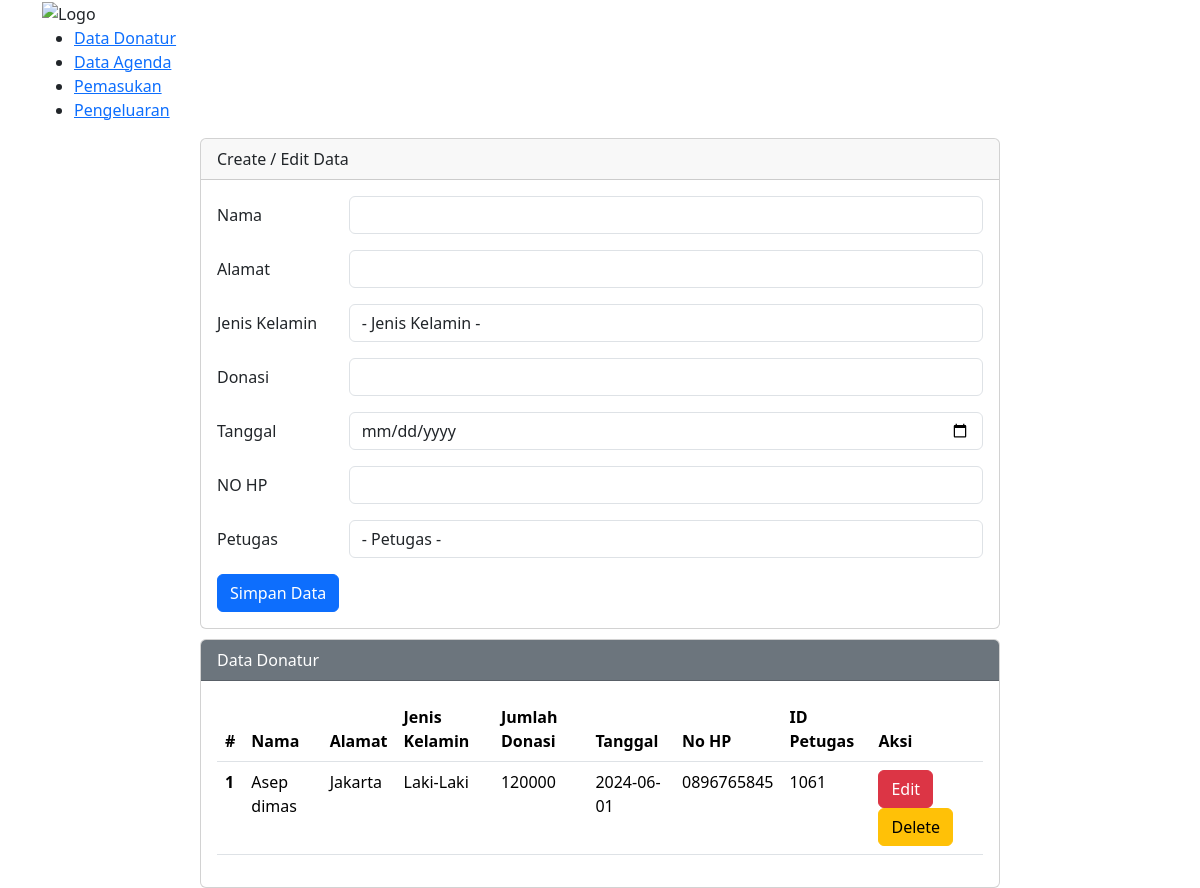
The app's page /DataDonatur.php with its own data.
### tables this page shows
CREATE TABLE `donatur` (
  `id_donatur` int(5) NOT NULL,
  `nama_donatur` varchar(50) NOT NULL,
  `alamat_donatur` varchar(100) NOT NULL,
  `jumlah_donasi` int(20) NOT NULL,
  `tanggal_donasi` date DEFAULT NULL,
  `no_hp_donatur` varchar(13) NOT NULL,
  `jenis_kelamin` enum('Perempuan','Laki-Laki') DEFAULT NULL,
  `id_petugas` int(5) DEFAULT NULL
);

### DataDonatur.php (the view, shortened to what this page needs)
<?php
include 'config.php';
$nama = "";
$alamat = "";
$jumlah_donasi = '';
$tanggal = "";
$nohp = "";
?>
<!DOCTYPE html>
<html lang="en">
<head>
    <link href="https://cdn.jsdelivr.net/npm/bootstrap@5.3.3/dist/css/bootstrap.min.css" rel="stylesheet"
>
</head>
<body>
<nav>
        <div class="container">
            <img src="images/logo.png" alt="Logo" class="logo">
            <ul class="nav-links">
                <li><a href="DataDonatur.php">Data Donatur</a></li>
                <li><a href="DataAgenda.php">Data Agenda</a></li>
                <li><a href="Pemasukan.php">Pemasukan</a></li>
                <li><a href="pengeluaran.php">Pengeluaran</a></li>
            </ul>
        </div>
    </nav>
    <div class="mx-auto">
        <div class="card">
            <div class="card-header">
                Create / Edit Data
            </div>
            <div class="card-body">
                <form action="" method="POST">
                    <div class="mb-3 row">
                        <label for="nama" class="col-sm-2 col-form-label">Nama</label>
                        <div class="col-sm-10">
                            <input type="text" class="form-control" name="nama" id="nama" value="<?php echo $nama ?>">
                        </div>
                    </div>
                    <div class="mb-3 row">
                        <label for="alamat" class="col-sm-2 col-form-label">Alamat</label>
                        <div class="col-sm-10">
                            <input type="text" class="form-control" name="alamat" id="alamat" value="<?php echo $alamat ?>">
                        </div>
                    </div>
                    <div class="mb-3 row">
                        <label for="JK" class="col-sm-2 col-form-label">Jenis Kelamin</label>
                        <div class="col-sm-10">
                            <select class="form-control" name="JK" id="JK">
                                <option value="">- Jenis Kelamin -</option>
                            </select>
                        </div>
                    </div>
                    <div class="mb-3 row">
                        <label for="jumlah_donasi" class="col-sm-2 col-form-label">Donasi</label>
                        <div class="col-sm-10">
                            <input type="number" class="form-control" name="jumlah_donasi" id="jumlah_donasi" value="<?php echo $jumlah_donasi ?>">
                        </div>
                    </div>
                    <div class="mb-3 row">
                        <label for="tanggal" class="col-sm-2 col-form-label">Tanggal</label>
                        <div class="col-sm-10">
                            <input type="date" class="form-control" name="tanggal" id="tanggal" value="<?php echo $tanggal ?>">
                        </div>
                    </div>
                    <div class="mb-3 row">
                        <label for="nohp" class="col-sm-2 col-form-label">NO HP</label>
                        <div class="col-sm-10">
                            <input type="number" class="form-control" name="nohp" id="nohp" value="<?php echo $nohp ?>">
                        </div>
                    </div>
                    <div class="mb-3 row">
                        <label for="id_p" class="col-sm-2 col-form-label">Petugas</label>
                        <div class="col-sm-10">
                            <select class="form-control" name="id_p" id="id_p">
                                <option value="">- Petugas -</option>
                            </select>
                        </div>
                    </div>
                    <div class="col-12">
                        <input type="submit" name="simpan" value="Simpan Data" class="btn btn-primary" />
                    </div>
                </form>
            </div>
        </div>
        <div class="card">
            <div class="card-header text-white bg-secondary">
                Data Donatur
            </div>
            <div class="card-body">
                <table class="table">
                    <thead>
                        <tr>
                            <th scope="col">#</th>
                            <th scope="col">Nama</th>
                            <th scope="col">Alamat</th>
                            <th scope="col">Jenis Kelamin</th>
                            <th scope="col">Jumlah Donasi</th>
                            <th scope="col">Tanggal</th>
                            <th scope="col">No HP</th>
                            <th scope="col">ID Petugas</th>
                            <th scope="col">Aksi</th>
                        </tr>
                    </thead>
                    <tbody>
                        <?php
                        $sql2 = "SELECT * FROM donatur ORDER BY id_donatur DESC";
                        $q2 = mysqli_query($koneksi, $sql2);
                        $urut = 1;
                        while ($r2 = mysqli_fetch_array($q2)) {
                            $id = $r2['id_donatur'];
                            $nama = $r2['nama_donatur'];
                            $alamat = $r2['alamat_donatur'];
                            $jk = $r2['jenis_kelamin'];
                            $jumlah_donasi = $r2['jumlah_donasi'];
                            $tanggal = $r2['tanggal_donasi'];
                            $nohp = $r2['no_hp_donatur'];
                            $id_p = $r2['id_petugas'];
                        ?>
                            <tr>
                                <th scope="row"><?php echo $urut++ ?></th>
                                <td><?php echo $nama ?></td>
                                <td><?php echo $alamat ?></td>
                                <td><?php echo $jk ?></td>
                                <td><?php echo $jumlah_donasi ?></td>
                                <td><?php echo $tanggal ?></td>
                                <td><?php echo $nohp ?></td>
                                <td><?php echo $id_p ?></td>
                                <td>
                                    <a href="datadonatur.php?op=edit&id=<?php echo $id ?>"><button type="button" class="btn btn-danger">Edit</button></a>
                                    <a href="datadonatur.php?op=delete&id=<?php echo $id ?>" onclick="return confirm('Apakah Anda yakin ingin menghapus data ini?')"><button type="button" class="btn btn-warning">Delete</button></a>
                                </td>
                            </tr>
                        <?php
                        }
                        ?>
                    </tbody>
                </table>
            </div>
        </div>
    </div>
</body>
</html>

### DataDonatur.php (style rules this page uses)
.mx-auto { width: 800px }
.card { margin-top: 10px }

### records on screen
donatur: nama_donatur "Asep dimas", alamat_donatur "Jakarta", jenis_kelamin "Laki-Laki", jumlah_donasi "120000", tanggal_donasi "2024-06-01", no_hp_donatur "0896765845", id_petugas "1061"
